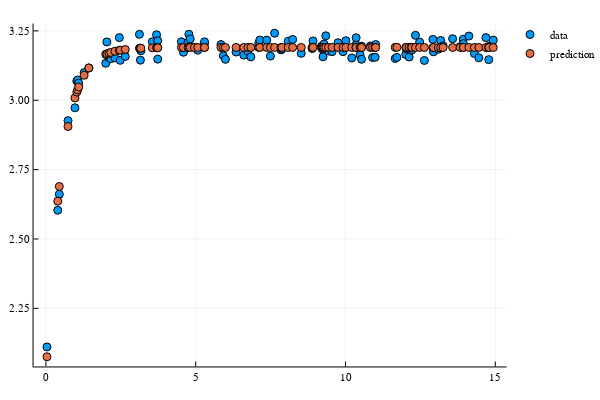

Source (notebook cell):
### Code cell
# plot
plotsol(u, ũ(res2.minimizer))
